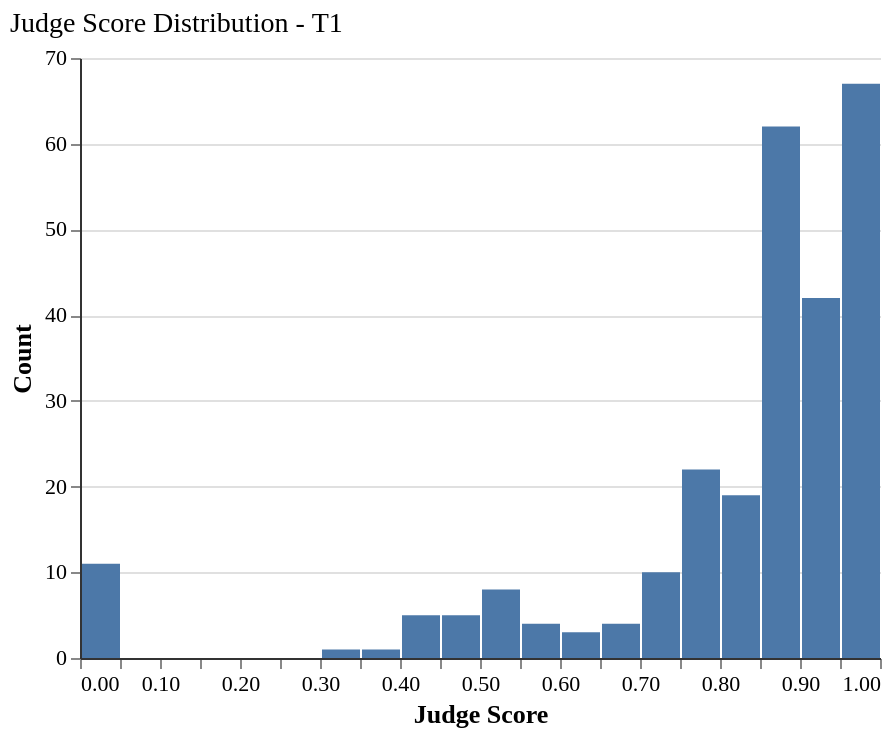

Specify this chart in Vega-Lite:
### Vega-Lite specification from a JSON file in a GitHub repository (floating-point values rounded to 4 significant figures; data arrays with more than 128 entries replaced by an {"elided": "..."} marker saying what was removed)
{"config": {"font": "serif", "axis": {"labelFontSize": 11, "titleFontSize": 13, "gridColor": "#e0e0e0", "domainColor": "#333333"}, "legend": {"labelFontSize": 11, "titleFontSize": 12}, "title": {"fontSize": 14, "anchor": "start", "fontWeight": "normal"}, "view": {"stroke": null, "continuousWidth": 400, "continuousHeight": 300}, "mark": {"tooltip": true}}, "data": {"name": "data-f547d5003469bf3c0f1f668f7a69da25"}, "mark": {"type": "bar"}, "encoding": {"x": {"bin": {"step": 0.05}, "field": "judge_score", "title": "Judge Score", "type": "quantitative"}, "y": {"aggregate": "count", "title": "Count", "type": "quantitative"}}, "height": 300, "title": "Judge Score Distribution - T1", "width": 400, "$schema": "https://vega.github.io/schema/vega-lite/v6.1.0.json", "datasets": {"data-f547d5003469bf3c0f1f668f7a69da25": {"elided": "264 records"}}}
